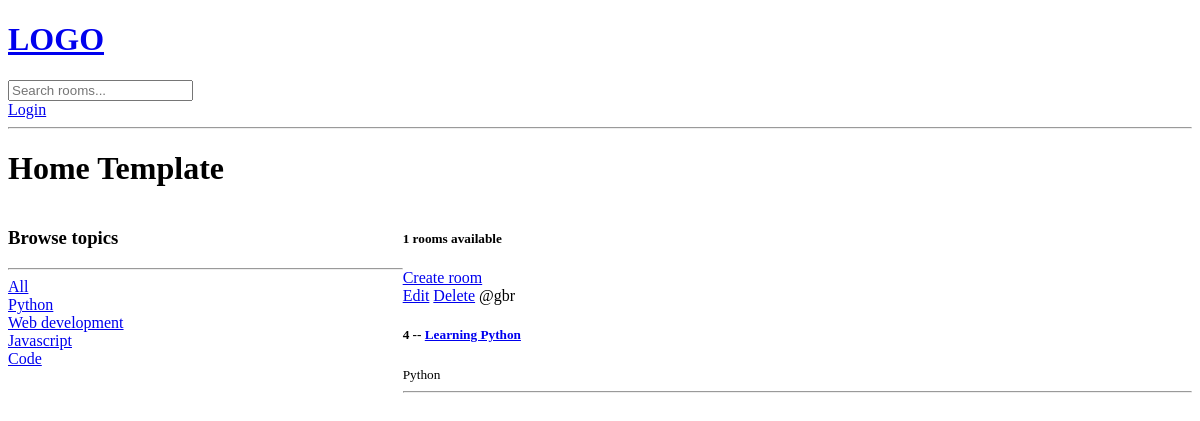
/?q=Python, run on an earlier commit of the app's database.
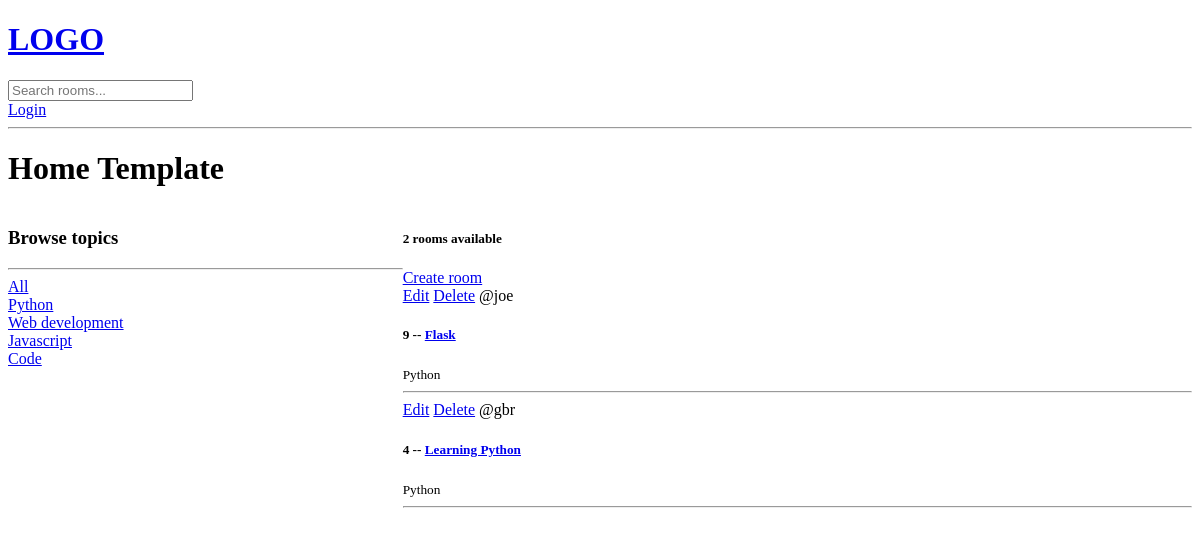
And on a later commit of the database.
### base/models.py (models this page shows, shortened)
class Topic(models.Model):
    name = models.CharField(max_length=200)

class Room(models.Model):
    host = models.ForeignKey(User, on_delete=models.SET_NULL, null=True)
    topic = models.ForeignKey(Topic, on_delete=models.SET_NULL, null=True)
    name = models.CharField(max_length=200)
    description = models.TextField(null=True, blank=True)
    updated = models.DateTimeField(auto_now=True)
    created = models.DateTimeField(auto_now_add=True)
    class Meta:
        ordering = ["-updated", "-created"]

### base/views.py (the view)
# urls.py: path("", views.home, name="home"),
def home(request):
    q = request.GET.get("q") if request.GET.get("q") != None else ""
    rooms = Room.objects.filter(
        Q(topic__name__icontains=q) | Q(name__icontains=q) | Q(description__icontains=q)
    )
    topics = Topic.objects.all()
    room_count = rooms.count()
    context = {"rooms": rooms, "topics": topics, "room_count": room_count}
    return render(request, "base/home.html", context)

### base/templates/base/home.html (shortened to what this page needs)
{% extends 'main.html' %}
{% block content %}
<h1>Home Template</h1>
<div class="home-container">
    <div>
        <h3>Browse topics</h3>
        <hr>
        <div>
            <a href="{% url 'home' %}">All</a>
        </div>
        {% for topic in topics %}
        <div>
            <a href="{% url 'home' %}?q={{topic.name}}">{{topic.name}}</a>
        </div>
        {% endfor %}
    </div>
    <div>
        <h5>{{room_count}} rooms available</h5>
        <a href="{% url 'create-room' %}">Create room</a>
        <div>
            {% for room in rooms %}
            <div>
                <a href="{% url 'update-room' room.id %}">Edit</a>
                <a href="{% url 'delete-room' room.id %}">Delete</a>
                <span>@{{room.host.username}}</span>
                <h5>{{room.id}} -- <a href="{% url 'room' room.id %} ">{{room.name}}</a></h5>
                <small>{{room.topic.name}}</small>
                <hr>
            </div>
            {% endfor %}
        </div>
    </div>
</div>
{% endblock %}

What changed in the data, as far as the page shows it:
added Room: host.username "joe", id "9", name "Flask", topic.name "Python"
Also different on the page:
{{ room_count }}: "1" → "2"
